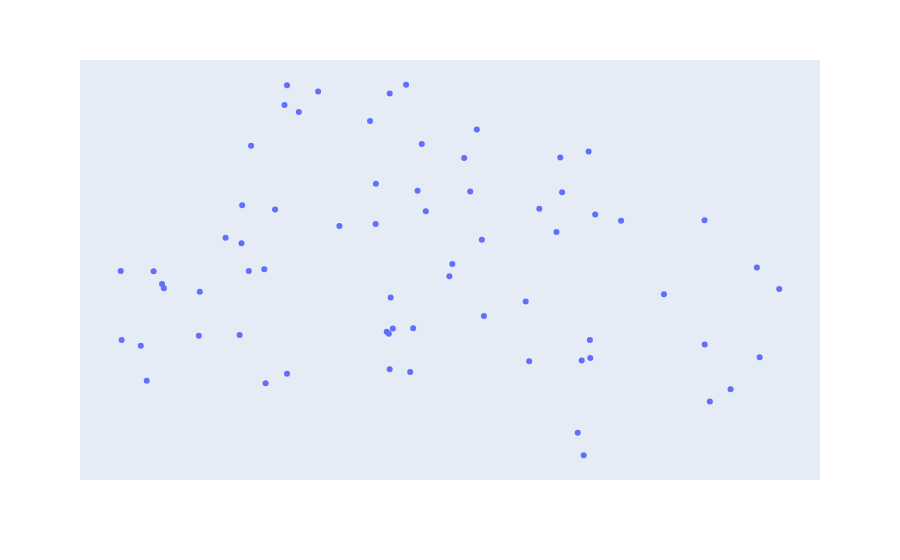

Notebook code cell kept with this figure:
### Code cell
# Viewers
reducer = umap.UMAP(n_components=3)

viewer_embeddings = best_model.viewer_emb(viewers_unique)
viewers_umap = reducer.fit_transform(np.array(viewer_embeddings.detach().tolist()))

viewer_viz_data = pd.DataFrame(viewers_umap)
viewer_viz_data["viewer_idx"] = viewers_unique.detach().tolist()
viewer_viz_data["viewer"] = lister_labeller.inverse_transform(viewer_viz_data["viewer_idx"])
viewer_viz_data_aug = pd.merge(
    viewer_viz_data,
    df[["Lister"]].drop_duplicates(),
    left_on="viewer",
    right_on="Lister"
)
fig = px.scatter(
    viewer_viz_data_aug,
    x=0,
    y=1,
    hover_name="viewer",
)
# fig.update_traces(marker=dict(size=6, line=dict(width=1)))
fig.update_xaxes(visible=False)
fig.update_yaxes(visible=False)
fig

### Figure 1 — Plotly figure (JSON) as saved in the notebook; plotly's stock layout.template omitted (floating-point values rounded to 4 significant figures)
{"data": [{"hovertemplate": "<b>%{hovertext}</b><br><br>0=%{x}<br>1=%{y}<extra></extra>", "hovertext": ["Aidan", "Alastair", "Angélique", "Bailey", "Ben", "Boos Family", "Brad", "Brendan", "Brianne", "Callum", "Chase", "Clare", "Coal", "Dae", "Dylan", "Eric", "Foster", "Francis", "Fraser", "Gavin", "Ian", "Jackson", "Jake H", "Jayson", "Jeremy", "Jess", "Jude", "Jules", "Kadee", "Kaden", "Kai", "Karleigh", "Kendall", "Lancen", "Laura", "Liam K", "Liam M", "Lindsay", "Lucy", "Lukas", "Luke", "Madi", "Manny", "Maren", "Mike C", "Miranda", "Nathan S", "Nick W", "Noah B", "Noah M", "Oliver", "Paul", "Peggy", "Rebecca", "Reilly", "Sam", "Sam F", "Sam N", "Sarah", "Shovon", "Sophia", "Steph", "Stephen", "Trevor", "Wes", "Will", "Zach A", "Zach G"], "legendgroup": "", "marker": {"color": "#636efa", "symbol": "circle"}, "mode": "markers", "name": "", "orientation": "v", "showlegend": false, "type": "scatter", "x": [3.628, 3.716, 5.013, 4.7, 2.756, 3.53, 3.513, 2.69, 4.919, 3.375, 4.349, 2.581, 3.691, 3.366, 2.937, 2.748, 3.495, 3.391, 2.577, 4.931, 3.963, 2.852, 3.382, 2.334, 3.765, 4.184, 2.796, 4.22, 4.167, 4.078, 2.787, 4.241, 4.218, 4.006, 4.699, 3.774, 3.296, 3.477, 2.43, 3.641, 3.319, 4.102, 3.078, 3.949, 4.213, 3.167, 4.094, 4.529, 3.378, 3.464, 2.253, 2.996, 4.809, 4.722, 3.744, 3.378, 3.32, 2.423, 2.858, 2.947, 2.897, 4.192, 3.447, 2.387, 2.759, 2.947, 2.359, 2.25], "xaxis": "x", "y": [14.64, 15.25, 14.55, 14.16, 14.88, 15.11, 15.58, 14.92, 14.7, 14.23, 15.04, 14.53, 15.48, 14.25, 15.86, 14.22, 15.25, 14.27, 14.22, 14.07, 14.04, 14.69, 14.49, 14.15, 14.9, 14.04, 15.57, 14.06, 13.53, 14.96, 14.68, 15.08, 14.19, 15.12, 15.04, 14.36, 15.75, 14.27, 14.56, 14.73, 15.01, 15.24, 15.96, 14.46, 15.53, 15.0, 15.49, 14.51, 13.98, 13.96, 14.19, 15.81, 13.84, 13.75, 15.69, 15.94, 15.3, 14.59, 13.88, 13.95, 15.12, 13.37, 16.01, 14.68, 15.15, 16.0, 13.9, 14.68], "yaxis": "y"}], "layout": {"legend": {"tracegroupgap": 0}, "margin": {"t": 60}, "xaxis": {"anchor": "y", "domain": [0, 1], "title": {"text": "0"}, "visible": false}, "yaxis": {"anchor": "x", "domain": [0, 1], "title": {"text": "1"}, "visible": false}}}
